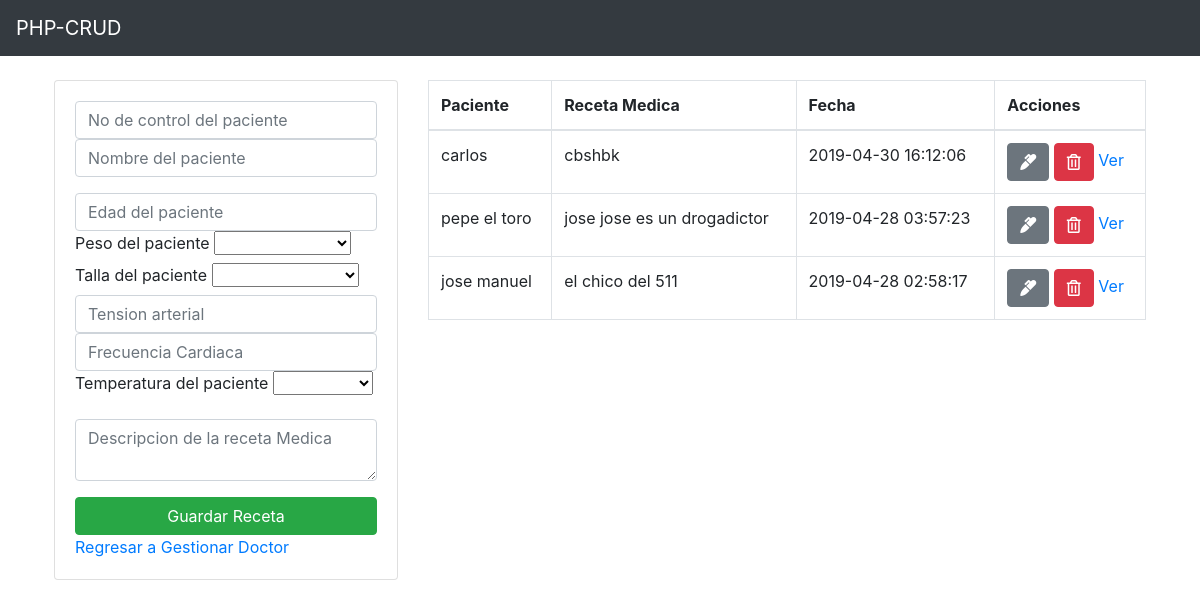
The page /php/receta/receta.php (signed in) on the database its author committed.
### tables this page shows
CREATE TABLE `receta` (
  `id_receta` int(11) NOT NULL,
  `id_doctor` int(11) DEFAULT NULL,
  `nombreDoctor` varchar(20) DEFAULT NULL,
  `paternoDoctor` varchar(10) DEFAULT NULL,
  `maternoDoctor` varchar(20) DEFAULT NULL,
  `id_paciente` int(11) DEFAULT NULL,
  `paciente` varchar(40) DEFAULT NULL,
  `fecha` timestamp NOT NULL DEFAULT CURRENT_TIMESTAMP ON UPDATE CURRENT_TIMESTAMP,
  `edad` int(11) DEFAULT NULL,
  `peso` int(11) DEFAULT NULL,
  `talla` int(11) DEFAULT NULL,
  `ta` varchar(8) DEFAULT NULL,
  `fe` varchar(8) DEFAULT NULL,
  `temp` int(11) DEFAULT NULL,
  `receta` text
);

### php/receta/receta.php (the view, shortened to what this page needs)
<?php include "./conexion.php"; ?>
<?php
    $usuario = $_SESSION['usuario'];
    $query = "SELECT * FROM doctor where correo = '$usuario'";
    $resultado = mysqli_query($conexion,$query);
    if(!$resultado){
        echo "Error en la consulta <br>";
    }
    else{
        $row = mysqli_fetch_array($resultado);
    }
    $id=$row['id_doctor'];
?>
<?php include "./includes/header.php";?>
<div class="container p-4">
        <div class="row">
            <div class="col-md-4">
                <div class="card card-body">
                    <form action="guardarReceta.php" method="POST"
                    onsubmit="return ingresar();">
                        <div class="form-group">
                            <input type="text" id="id_paciente" name="id_paciente" class="form-control" placeholder="No de control del paciente" autofocus
                            pattern="[0-9]{1,9}" title="Solo se aceptan numeros">
                            <input type="text" id="paciente" name="paciente" class="form-control" placeholder="Nombre del paciente" autofocus
                            required pattern="[A-Za-z ]{5,40}" title="Solo se aceptan letras">
                        </div>
                        <div class="form-group">
                            <input type="text" id="edad" name="edad" class="form-control" placeholder="Edad del paciente" autofocus
                            required pattern="[0-9]{1,3}" title="Solo se aceptan numeros">
                            <label for=""> Peso del paciente
                                <select name="peso" id="peso">
                                    <option value=""></option>
                                    <option value="1">1 kilogramo</option>
                                </select>
                            </label>
                            <label for=""> Talla del paciente
                                <select name="talla" id="talla">
                                    <option value=""></option>
                                    <option value="30cm">30 centímetros</option>
                                </select>
                            </label>
                            <input type="text" id="ta" name="ta" class="form-control" placeholder="Tension arterial "
                            autofocus required pattern="[0123456789/]{5,6}" title="por ejemplo 180/80 ">
                            <input type="text" id="fe" name="fe" class="form-control" placeholder="Frecuencia Cardiaca" autofocus
                            required pattern="[0123456789]{0,6}" title="solo numeros">
                            <label for="">Temperatura del paciente
                                <select name="temp" id="temp">
                                    <option value=""></option>
                                    <option value="30">30 grados</option>
                                </select>
                            </label>
                        </div>
                        <div class="form-group">
                            <textarea name="receta" rows="2" class="form-control" placeholder="Descripcion de la receta Medica"
                            required ></textarea>
                        </div>
                        <input type="submit" class="btn btn-success btn-block" name="boton" value="Guardar Receta">
                        <a href="../doctor/gestionarDoctor.php">Regresar a Gestionar Doctor</a>
                    </form>
                </div>
            </div>
            <div class="col-md-8">
                <table class="table table-bordered" >
                    <thead>
                        <tr>
                            <th>Paciente</th>
                            <th>Receta Medica</th>
                            <th>Fecha </th>
                            <th>Acciones           </th>
                        </tr>
                    </thead>
                    <tbody>
                        <?php
                            $query = "SELECT * FROM receta where id_doctor = '$id'
                            ORDER by id_receta DESC ";
                            $resultado = mysqli_query($conexion,$query);
                            while($fila = mysqli_fetch_array($resultado)){?>
                                <tr>
                                    <td> <?php echo $fila['paciente'];?> </td>
                                    <td> <?php echo $fila['receta'];?> </td>
                                    <td> <?php echo $fila['fecha'];?> </td>
                                    <td>
                                        <a href="modificarReceta.php?id=<?php echo $fila['id_receta'];?>" class="btn btn-secondary">
                                        <i class="fas fa-marker"></i>
                                        </a>
                                        <a href="eliminarReceta.php?id=<?php echo $fila['id_receta'];?>" class="btn btn-danger">
                                            <i class="far fa-trash-alt"></i>
                                        </a>
                                        <a href="pdfReceta.php?id=<?php echo $fila['id_receta'];?>">Ver</a>
                                    </td>
                                </tr>
                            <?php } ?>
                    </tbody>
                </table>
            </div>
        </div>
    </div>
<?php include "./includes/footer.php";?>

### rows shown on the page
receta: paciente "carlos", receta "cbshbk", fecha "2019-04-30 16:12:06"
receta: paciente "pepe el toro", receta "jose jose es un drogadictor", fecha "2019-04-28 03:57:23"
receta: paciente "jose manuel", receta "el chico del 511", fecha "2019-04-28 02:58:17"
